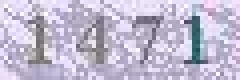
#> input picture site-package/cv2/0.jpg, 60 x 20 px (shown 4 times larger)
$ python demo-common.py
#> lines starting #> are read from the running program, lines starting #| are printed output that depends on the picture; after the words box and inside, x2 and y2 are one past the last pixel; in counts of white or black regions, pixels touching at a corner belong together
#!/usr/bin/python# -*- coding utf-8 -*-

import cv2
import numpy as np

img = cv2.imread("0.jpg")
#> img is the input picture: shape (20, 60, 3); mean B, G, R 209, 186.7, 193.3

# 灰度
img_gray = cv2.cvtColor(img, cv2.COLOR_BGR2GRAY)
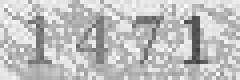
#> img_gray: shape (20, 60) (shown 4 times larger); min 63, max 253, mean 191.2

# 二值化
ret, bin = cv2.threshold(img_gray, 160, 255, 0)
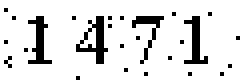
#> bin: shape (20, 60) (shown 4 times larger); 87.5% white; black in thin lines or dots, all inside (x1, y1, x2, y2) = (1, 2, 60, 20)
img_gray = cv2.medianBlur(bin, 3)
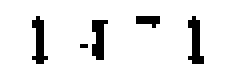
#> img_gray: shape (20, 60) (shown 4 times larger); 91.9% white; black in thin lines or dots, all inside (x1, y1, x2, y2) = (8, 4, 51, 16)

cv2.imshow("test", img_gray)
cv2.waitKey(10000)
